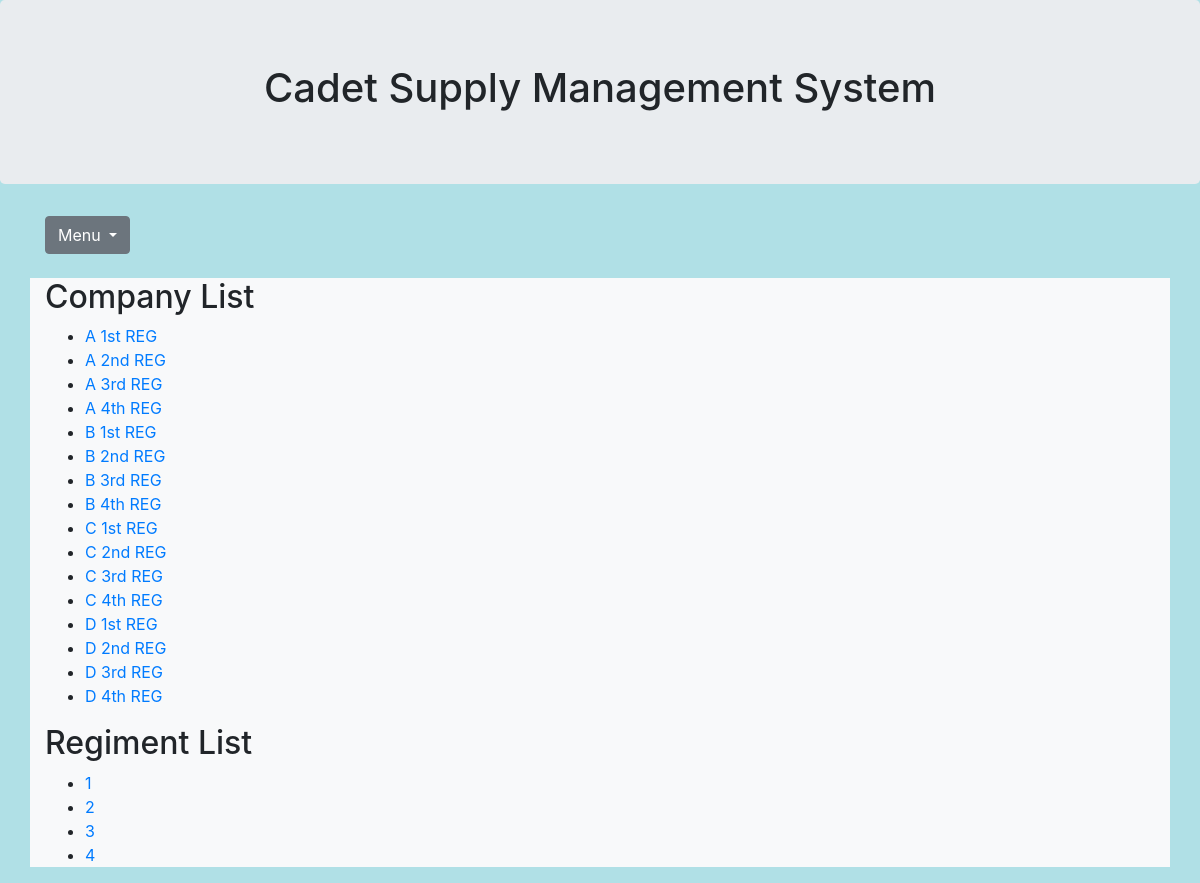
The app's page /supply/ with its own data.
### cadettracker/models.py (models this page shows, shortened)
class Company(models.Model):
    CompanyName = models.CharField(max_length=2) #A, B, C, etc.
    regiment = models.ForeignKey(Regiment, on_delete=models.CASCADE) #1,2,3,4
    LocationID = models.ForeignKey(Location, on_delete=models.CASCADE) #Buffalos, Greeks.

class Regiment(models.Model):
    RegNum = models.IntegerField()
    RegSupplyLocation = models.ForeignKey(Location, on_delete=models.CASCADE)
    def __str__(self):
        if self.RegNum == 1:
            return "1st REG"
        elif self.RegNum == 2:
            return "2nd REG"
        elif self.RegNum == 3:
            return "3rd REG"
        elif self.RegNum == 4:
            return "4th REG"

### cadettracker/views.py (the view)
# urls.py: path('', views.index, name='index'),
def index(request):
    Company_list = Company.objects.order_by('CompanyName')
    Reg_List = Regiment.objects.order_by('RegNum')
    template = loader.get_template('cadettracker/index.html')
    context = {
        'Company_list': Company_list,
        'Reg_List': Reg_List,
    }
    return HttpResponse(template.render(context,
                                        request))

### cadettracker/templates/cadettracker/index.html
{% extends 'cadettracker/base_generic.html' %}
{% block company_content %}
<body style="background-color:powderblue;">
<h2>Company List</h2>
{% if Company_list %}
<ul>
  {% for Company in Company_list %}
      <li><a href="/supply/company/{{ Company.id }}">{{Company.CompanyName}} {{Company.regiment}}</a>
          </li>
  {% endfor %}
</ul>
{% else %}
<p>No Companies in database</p>
{% endif %}
<h2> Regiment List</h2>
{% if Reg_List %}
<ul>
    {% for REG in Reg_List %}
    <li><a href="/supply/reg/{{ REG.id }}"> {{REG.RegNum}}</a>
        </li>
    {% endfor %}
</ul>
{% else %}
<p> No Regiments in database</p>
{% endif %}
{% endblock %}

### records on screen
Company: CompanyName "A", regiment "1st REG"
Company: CompanyName "A", regiment "2nd REG"
Company: CompanyName "A", regiment "3rd REG"
Company: CompanyName "A", regiment "4th REG"
Company: CompanyName "B", regiment "1st REG"
Company: CompanyName "B", regiment "2nd REG"
Company: CompanyName "B", regiment "3rd REG"
Company: CompanyName "B", regiment "4th REG"
Company: CompanyName "C", regiment "1st REG"
Company: CompanyName "C", regiment "2nd REG"
Company: CompanyName "C", regiment "3rd REG"
Company: CompanyName "C", regiment "4th REG"
Company: CompanyName "D", regiment "1st REG"
Company: CompanyName "D", regiment "2nd REG"
Company: CompanyName "D", regiment "3rd REG"
Company: CompanyName "D", regiment "4th REG"
Regiment: RegNum "1"
Regiment: RegNum "2"
Regiment: RegNum "3"
Regiment: RegNum "4"
